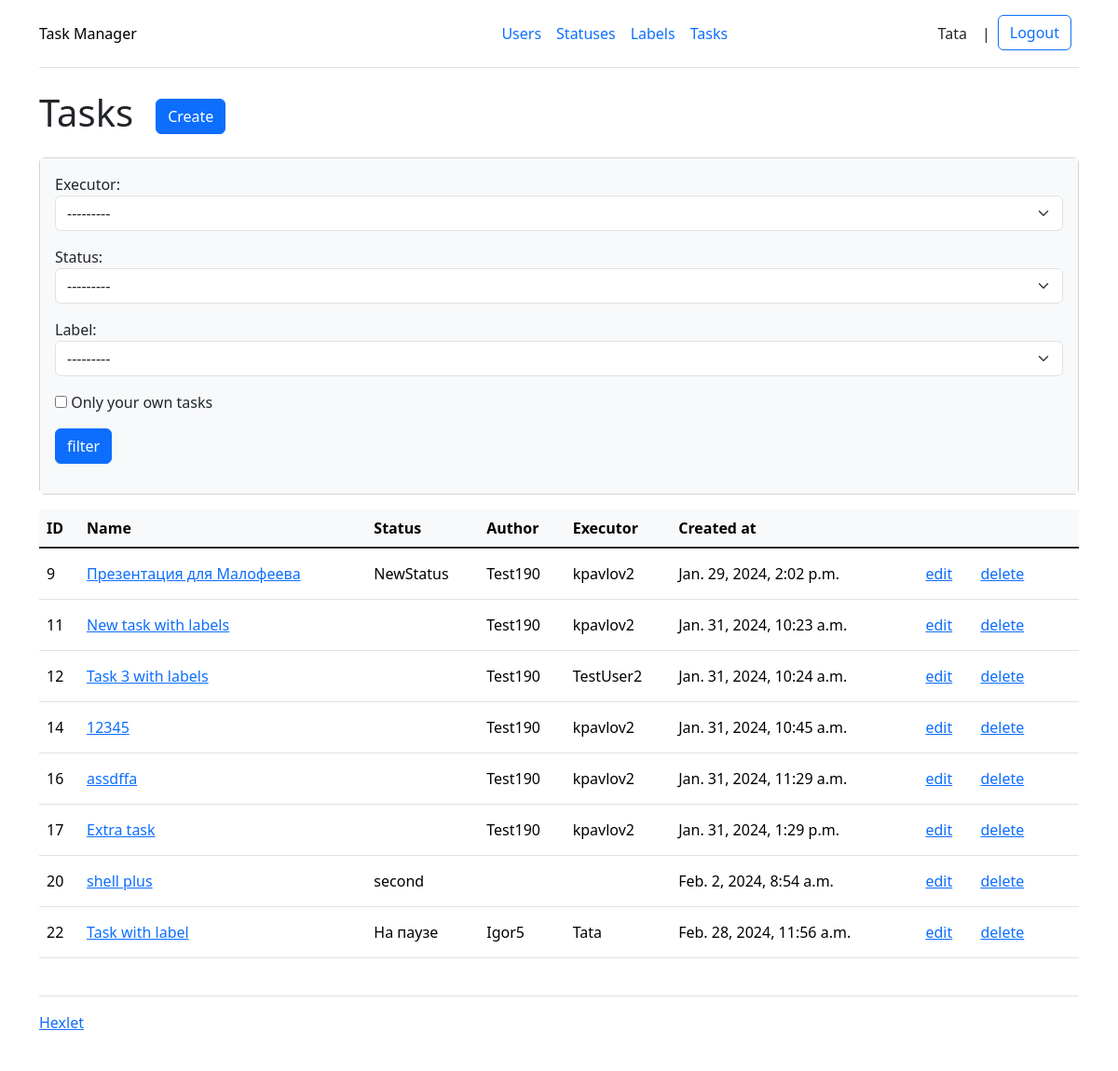
The page /tasks/ (signed in) on the database its author committed.
### task_manager/task/models.py (models this page shows)
class Task(models.Model):
    name = models.CharField(max_length=100)
    description = models.TextField(max_length=500, blank=True)
    executor = models.ForeignKey(User, related_name='executor', on_delete=models.PROTECT, null=True)
    status = models.ForeignKey(Status, on_delete=models.PROTECT, null=True)
    author = models.ForeignKey(User, related_name='author', on_delete=models.PROTECT, null=True)
    labels = models.ManyToManyField(Label)
    created_at = models.DateTimeField(auto_now_add=True)
    updated_at = models.DateTimeField(auto_now=True)
    objects = models.Manager

### task_manager/status/models.py (models this page shows)
class Status(models.Model):
    name = models.CharField(max_length=100)
    created_at = models.DateTimeField(auto_now_add=True)
    updated_at = models.DateTimeField(auto_now=True)
    objects = models.Manager
    def __str__(self):
        return str(self.name)

### task_manager/task/views.py (the view)
# urls.py: path('', views.TaskIndexView.as_view(), name='tasks_index'),
class TaskIndexView(LoginRequiredMixinWithMessage, FilterView):
    filterset_class = TaskFilter
    template_name = 'task/index.html'
    context_object_name = 'tasks'
    filterset_fields = ['executor', 'status', 'label']

### task_manager/label/models.py (called while the page is built)
    def __str__(self):
        return str(self.name)

### task_manager/permissions.py (called while the page is built)
    def dispatch(self, request, *args, **kwargs):
        if not request.user.is_authenticated:
            messages.add_message(request, messages.ERROR, self.login_required_message)
            return self.handle_no_permission()
        return super(LoginRequiredMixinWithMessage, self).dispatch(request, *args, **kwargs)

### task_manager/templates/task/index.html (shortened to what this page needs)
{% extends "base.html" %}
{% load i18n %}
{% block content %}
{% load django_bootstrap5 %}
{% bootstrap_css %}
<h1 class="my-4">{% translate 'Tasks' %}<a class="btn btn-primary mx-4" href="{% url 'tasks_create' %}">{% translate 'Create' %}</a></h1>
<div class="card mb-3">
    <div class="card-body bg-light">
        <form class="form-inline center mb-3" action="{% url 'tasks_index' %}">
            {{ filter.form.as_p }}
            <input class="btn btn-primary" type="submit" value="{% translate 'filter' %}">
        </form>
    </div>
</div>
<table class="table">
    <thead class="table-light">
        <tr>
            <th>{% translate 'ID' %}</th>
            <th>{% translate 'Name' %}</th>
            <th>{% translate 'Status' %}</th>
            <th>{% translate 'Author' %}</th>
            <th>{% translate 'Executor' %}</th>
            <th>{% translate 'Created at' %}</th>
            <th></th>
        </tr>
    </thead>
    <tbody class="table-group-divider">
        {% for task in tasks %}
        <tr class="align-middle">
            <td>{{ task.id }}</td>
            <td><a href="{% url 'tasks_read' task.id %}">{{ task.name }}</a></td>
            <td>{{ task.status.name }}</td>
            <td>{{ task.author.username }}</td>
            <td>{{ task.executor.username }}</td>
            <td>{{ task.created_at }}</td>
            <td>
                <a class="btn btn-link" href="{% url 'tasks_update' task.id %}">{% translate 'edit' %}</a>
                <a class="btn btn-link" href="{% url 'tasks_delete' task.id %}">{% translate 'delete' %}</a>
            </td>
        </tr>
        {% endfor %}
    </tbody>
</table>
{% endblock %}

### task_manager/templates/base.html (shortened to what this page needs)
<!DOCTYPE html>
<html lang="en">
{% load django_bootstrap5 %}
{% bootstrap_css %}
{% load i18n %}
    <head>
    </head>
    <body class="d-flex flex-column min-vh-100">
        <div class="container">
            <header class="d-flex flex-wrap align-items-center justify-content-center justify-content-md-between py-3 mb-4 border-bottom">
                <div class="col-md-3 mb-2 mb-md-0">
                    <a href="{% url 'index_view' %}" class="d-inline-flex link-body-emphasis text-decoration-none">{% translate 'Task Manager' %}</a>
                </div>
                <ul class="nav col-12 col-md-auto mb-2 justify-content-center mb-md-0">
                    <li><a href="{% url 'users_index' %}" class="nav-link px-2">{% translate 'Users' %}</a></li>
                    {% if request.user.is_authenticated %}
                    <li><a href="{% url 'statuses_index' %}" class="nav-link px-2">{% translate 'Statuses' %}</a></li>
                    <li><a href="{% url 'labels_index' %}" class="nav-link px-2">{% translate 'Labels' %}</a></li>
                    <li><a href="{% url 'tasks_index' %}" class="nav-link px-2">{% translate 'Tasks' %}</a></li>
                    {% endif %}
                </ul>
                {% if request.user.is_authenticated %}
                <ul class="nav col-12 col-md-auto mb-2 justify-content-center mb-md-0">
                    <li class="nav-link text-center px-2 text-dark"><a>{{ request.user.username }}</a></li>
                    <li class="nav-link px-2 text-dark"> | </li>
                    <li>
                        <form action="{% url 'logout' %}" method="POST">
                            <input class="btn btn-outline-primary me-2" type="submit" value="{% translate 'Logout' %}">
                        </form>
                    </li>
                </ul>
                {% else %}
                <div class="col-md-3 text-end">
                    <a type="button" href="{% url 'login_view' %}" class="btn btn-outline-primary me-2">{% translate 'Login' %}</a>
                    <a type="button" href="{% url 'users_create' %}" class="btn btn-primary">{% translate 'Registration' %}</a>
                </div>
                {% endif %}
            </header>
            {% block content %}
            {% endblock %}
        </div>
        <footer class="container">
            <br>
            <div class="d-flex flex-wrap align-items-center justify-content-center justify-content-md-between py-3 mb-4 border-top">
                <a target="_blank" href="https://ru.hexlet.io">Hexlet</a>
            </div>
        </footer>
    </body>
</html>

### rows shown on the page
Task: id "9", name "Презентация для Малофеева", status.name "NewStatus", author.username "Test190", executor.username "kpavlov2", created_at "Jan. 29, 2024, 2:02 p.m."
Task: id "11", name "New task with labels", author.username "Test190", executor.username "kpavlov2", created_at "Jan. 31, 2024, 10:23 a.m."
Task: id "12", name "Task 3 with labels", author.username "Test190", executor.username "TestUser2", created_at "Jan. 31, 2024, 10:24 a.m."
Task: id "14", name "12345", author.username "Test190", executor.username "kpavlov2", created_at "Jan. 31, 2024, 10:45 a.m."
Task: id "16", name "assdffa", author.username "Test190", executor.username "kpavlov2", created_at "Jan. 31, 2024, 11:29 a.m."
Task: id "17", name "Extra task", author.username "Test190", executor.username "kpavlov2", created_at "Jan. 31, 2024, 1:29 p.m."
Task: id "20", name "shell plus", status.name "second", created_at "Feb. 2, 2024, 8:54 a.m."
Task: id "22", name "Task with label", status.name "На паузе", author.username "Igor5", executor.username "Tata", created_at "Feb. 28, 2024, 11:56 a.m."

### other values the page prints
{{ request.user.username }} "Tata"
